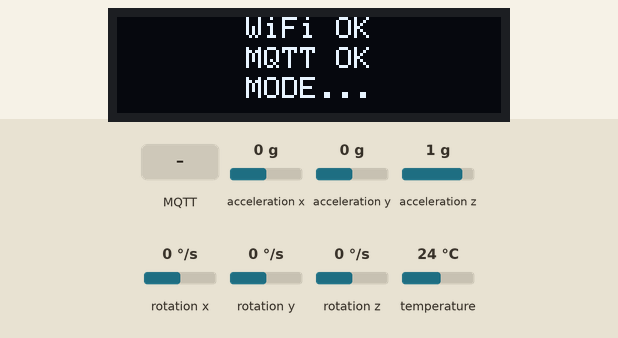
Bench run of a sketch on a simulated ESP32-C3. Shown: 128×32 one-colour display. Inputs (shaded band) come from the test bench; at power-on: acceleration x 0 g, acceleration y 0 g, acceleration z 1 g, rotation x 0 °/s, rotation y 0 °/s, rotation z 0 °/s, temperature 24 °C. WiFi joins after 1.5 s; servers stay silent unless stated; no MQTT or app messages arrive unless stated; what the sketch prints to the serial monitor is not drawn.

Above: at 2.1 s.
2.2 s: MQTT message "gesture" arrives on the first subscribed topic
At 3.2 s:
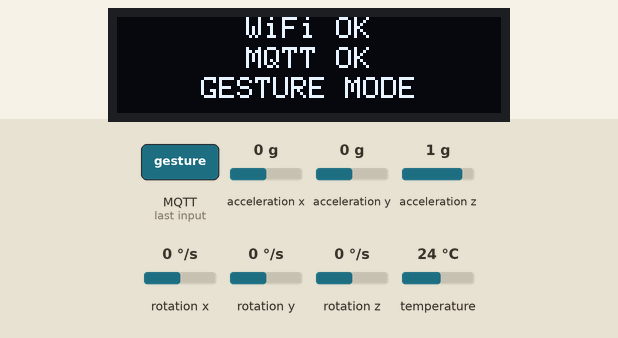
3.7 s: MQTT message "1" arrives on the first subscribed topic
At 4.3 s:
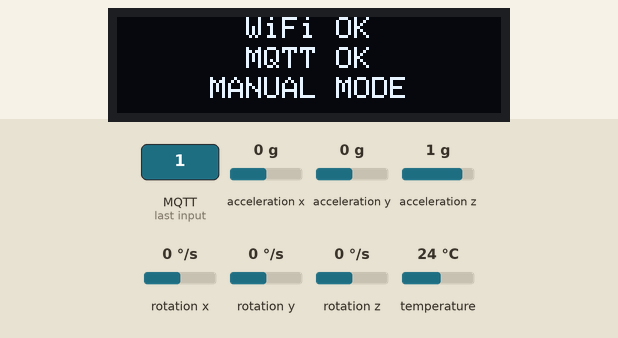
Timing chart, 0 to 6.7 s (numbered marks = the images above; inputs shaded):
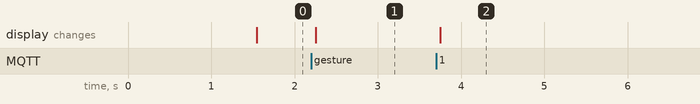

Measured:
- after the input at 2.2 s, the display: changes after 0.05 s (image 1)
- after the input at 3.7 s, the display: changes after 0.05 s (image 2)

The sketch:

esp32c3.ino
```cpp
// Libraries
#include <Wire.h>
#include <WiFi.h>
#include <ArduinoJson.h>
#include <AsyncMqttClient.h>
#include <Adafruit_Sensor.h>
#include <Adafruit_MPU6050.h>
#include <Adafruit_SSD1306.h>

// Wi-Fi & MQTT Config
#define WIFI_SSID      "SUPER-ORCA"
#define WIFI_PASSWORD  "zxcvbnmv"
#define MQTT_HOST      "broker.hivemq.com"
#define MQTT_PORT      1883

#define CMD_TOPIC              "orca/skripsi/cmd"
#define MODE_TOPIC             "orca/skripsi/mode"
#define WEB_TOPIC              "orca/skripsi/web"
#define ESP32_STATUS_TOPIC     "orca/skripsi/esp32/status"

// OLED Display Dimensions
#define SCREEN_WIDTH  128
#define SCREEN_HEIGHT 32

// Objects
Adafruit_MPU6050 mpu;
AsyncMqttClient mqttClient;
Adafruit_SSD1306 oled(SCREEN_WIDTH, SCREEN_HEIGHT, &Wire, -1);

// System Variables
bool gestureEnabled = false;
char lastSentCmd = 'S';
bool oledNeedsUpdate = true;

String wifiStatus = "WiFi...";
String mqttStatus = "MQTT...";
String modeStatus = "MODE...";

// Moving Average Filter
const int sampleCount = 10;
int sampleIndex = 0;
float accX_samples[sampleCount], accY_samples[sampleCount], accZ_samples[sampleCount];
float accX_avg = 0, accY_avg = 0, accZ_avg = 0;


// ===== INITIALIZATION HELPERS =====
void initMPU() {
  if (!mpu.begin()) {
    Serial.println("MPU6050 not found");
    while (1) delay(100);
  }
}

void initOLED() {
  if (!oled.begin(SSD1306_SWITCHCAPVCC, 0x3C)) {
    Serial.println("OLED init failed");
    while (1) delay(100);
  }
  oled.setTextSize(1);
  oled.setTextColor(SSD1306_WHITE);
}

void initWiFi() {
  WiFi.onEvent(WiFiEvent);
  WiFi.begin(WIFI_SSID, WIFI_PASSWORD);
  Serial.print("Connecting to WiFi... ");
}

void initMQTT() {
  mqttClient.onConnect(onMqttConnect);
  mqttClient.onDisconnect(onMqttDisconnect);
  mqttClient.onMessage(onMqttMessage);
  mqttClient.setServer(MQTT_HOST, MQTT_PORT);
  mqttClient.setWill(ESP32_STATUS_TOPIC, 1, true, "offline"); // Last Will and Testament
}


// ===== Wi-Fi EVENT HANDLER =====
void WiFiEvent(WiFiEvent_t event) {
  switch (event) {
    case ARDUINO_EVENT_WIFI_STA_GOT_IP:
      wifiStatus = "WiFi OK";
      mqttClient.connect();
      Serial.print("WiFi Connected!\nConnecting to MQTT... ");
      break;
    case ARDUINO_EVENT_WIFI_STA_DISCONNECTED:
      wifiStatus = "WiFi Lost";
      mqttStatus = "MQTT...";
      WiFi.begin(WIFI_SSID, WIFI_PASSWORD);
      Serial.print("WiFi lost. Reconnecting... ");
      break;
  }
  oledNeedsUpdate = true;
}


// ===== MQTT EVENT HANDLERS =====
void onMqttConnect(bool sessionPresent) {
  mqttStatus = "MQTT OK";

  mqttClient.subscribe(MODE_TOPIC, 0); // Subscribe to MODE topic
  mqttClient.publish(ESP32_STATUS_TOPIC, 0, true, "online"); // Publish online status
  Serial.println("MQTT Connected!");

  oledNeedsUpdate = true; // Refreshed OLED
}

void onMqttDisconnect(AsyncMqttClientDisconnectReason reason) {
  mqttStatus = "MQTT...";
  Serial.println("MQTT Disconnected.");
  oledNeedsUpdate = true;
}

void onMqttMessage(char* topic, char* payload, AsyncMqttClientMessageProperties properties,
                   size_t len, size_t index, size_t total) {
  if (strcmp(topic, MODE_TOPIC) == 0) { // Check received massage from MODE_TOPIC
    String mode = String(payload).substring(0, len);

    gestureEnabled = (mode == "gesture"); // Update flag
    modeStatus = gestureEnabled ? "GESTURE MODE" : "MANUAL MODE"; // Update modeStatus
    Serial.printf("[MODE] %s\n", modeStatus.c_str());

    oledNeedsUpdate = true;
  }
}


// ===== SENSOR DATA PROCESSING =====
void getFilteredData() {
  sensors_event_t a, g, temp;
  mpu.getEvent(&a, &g, &temp);

  accX_avg -= accX_samples[sampleIndex] / sampleCount;
  accY_avg -= accY_samples[sampleIndex] / sampleCount;
  accZ_avg -= accZ_samples[sampleIndex] / sampleCount;

  accX_samples[sampleIndex] = a.acceleration.x;
  accY_samples[sampleIndex] = a.acceleration.y;
  accZ_samples[sampleIndex] = a.acceleration.z;

  accX_avg += accX_samples[sampleIndex] / sampleCount;
  accY_avg += accY_samples[sampleIndex] / sampleCount;
  accZ_avg += accZ_samples[sampleIndex] / sampleCount;

  sampleIndex = (sampleIndex + 1) % sampleCount;
}

char interpretGesture(float roll, float pitch) {
  if (pitch < -30 && pitch > -90) return 'F';
  if (pitch > 30 && pitch < 90)  return 'B';
  if (roll < -30 && roll > -90)  return 'R';
  if (roll > 30 && roll < 90)    return 'L';
  return 'S';
}


// ===== PUBLISH SENSOR DATA =====
void sendData() {
  getFilteredData();

  float roll  = atan2(accY_avg, accZ_avg) * 180 / PI;
  float pitch = atan2(-accX_avg, accZ_avg) * 180 / PI;

  // ---- Send Gesture Command ----
  if (gestureEnabled) {
    char cmd = interpretGesture(roll, pitch);
    if (cmd != lastSentCmd || (cmd != 'S' && lastSentCmd != 'S')) {
      mqttClient.publish(CMD_TOPIC, 0, false, &cmd, 1);
      lastSentCmd = cmd;
    }
  }

  // ---- Send JSON to Dashboard ----
  StaticJsonDocument<64> jsonData;
  jsonData["roll"] = roll;
  jsonData["pitch"] = pitch;

  char payload[64];
  serializeJson(jsonData, payload);
  mqttClient.publish(WEB_TOPIC, 0, false, payload);
}


// ===== OLED DISPLAY UPDATE =====
void updateOledDisplay() {
  oled.clearDisplay();

  int16_t x1, y1; uint16_t w, h; // Calculate position variables

  // Line 1: WiFi Status
  oled.getTextBounds(wifiStatus, 0, 0, &x1, &y1, &w, &h);
  oled.setCursor((SCREEN_WIDTH - w) / 2, 0);
  oled.println(wifiStatus);

  // Line 2: MQTT Status
  oled.getTextBounds(mqttStatus, 0, 0, &x1, &y1, &w, &h);
  oled.setCursor((SCREEN_WIDTH - w) / 2, 10);
  oled.println(mqttStatus);

  // Line 3: MODE Status
  oled.getTextBounds(modeStatus, 0, 0, &x1, &y1, &w, &h);
  oled.setCursor((SCREEN_WIDTH - w) / 2, 20);
  oled.println(modeStatus);

  oled.display();
  oledNeedsUpdate = false; // OLED Updated
}


// ===== CORE FUNCTIONS =====
void setup() {
  Serial.begin(115200);
  initMPU(); initOLED(); initWiFi(); initMQTT(); // Call all initialization functions
  updateOledDisplay();
}

void loop() {
  // Check MQTT connection
  static unsigned long lastReconnect = 0;
  if (!mqttClient.connected() && millis() - lastReconnect > 5000) {
    lastReconnect = millis();
    mqttClient.connect();
  }

  // Send data & Refresh OLED
  sendData();
  if (oledNeedsUpdate) updateOledDisplay();
  delay(15);
}
```
